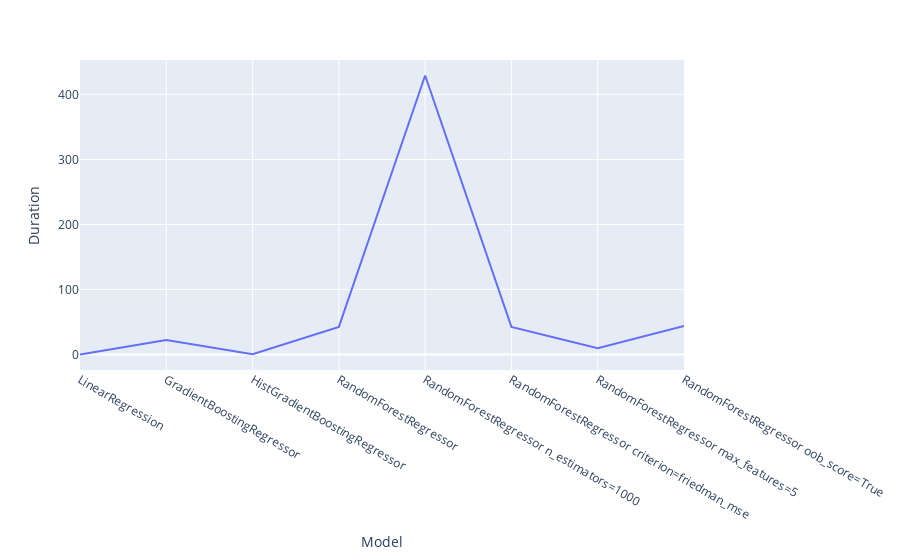

Notebook cell for this chart:
### Code cell
fig = model_timings.plot.line(x='Model', y='Duration')
fig.show()

### Figure 1 — Plotly figure (JSON) as saved in the notebook; plotly's stock layout.template omitted (floating-point values rounded to 4 significant figures)
{"data": [{"hovertemplate": "Model=%{x}<br>Duration=%{y}<extra></extra>", "legendgroup": "", "line": {"color": "#636efa", "dash": "solid"}, "marker": {"symbol": "circle"}, "mode": "lines", "name": "", "orientation": "v", "showlegend": false, "type": "scatter", "x": ["LinearRegression", "GradientBoostingRegressor", "HistGradientBoostingRegressor", "RandomForestRegressor", "RandomForestRegressor n_estimators=1000", "RandomForestRegressor criterion=friedman_mse", "RandomForestRegressor max_features=5", "RandomForestRegressor oob_score=True"], "xaxis": "x", "y": [0.05026, 22.2, 0.4714, 42.48, 429.0, 42.57, 9.872, 43.83], "yaxis": "y"}], "layout": {"legend": {"tracegroupgap": 0}, "margin": {"t": 60}, "xaxis": {"anchor": "y", "domain": [0, 1], "title": {"text": "Model"}}, "yaxis": {"anchor": "x", "domain": [0, 1], "title": {"text": "Duration"}}}}
